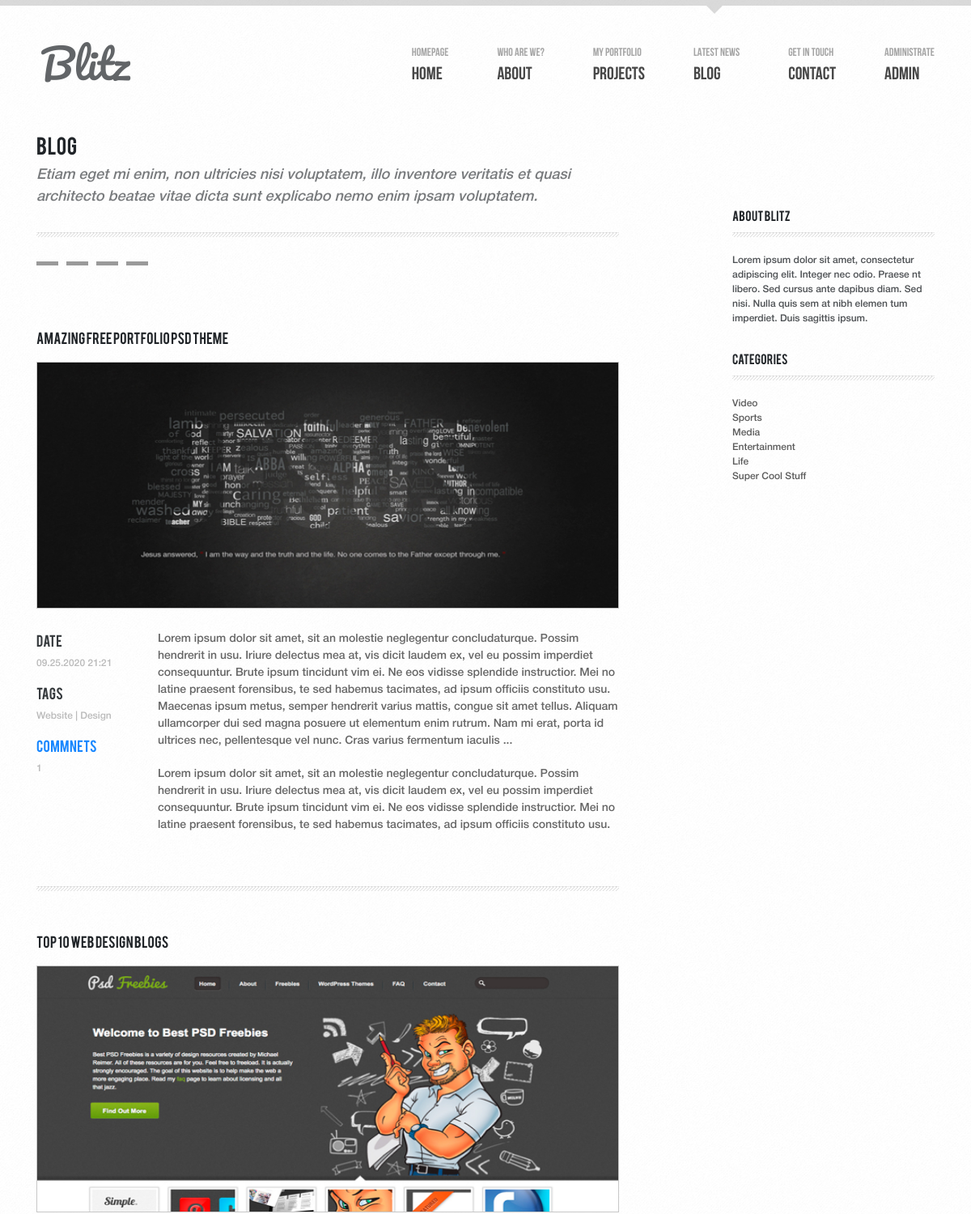
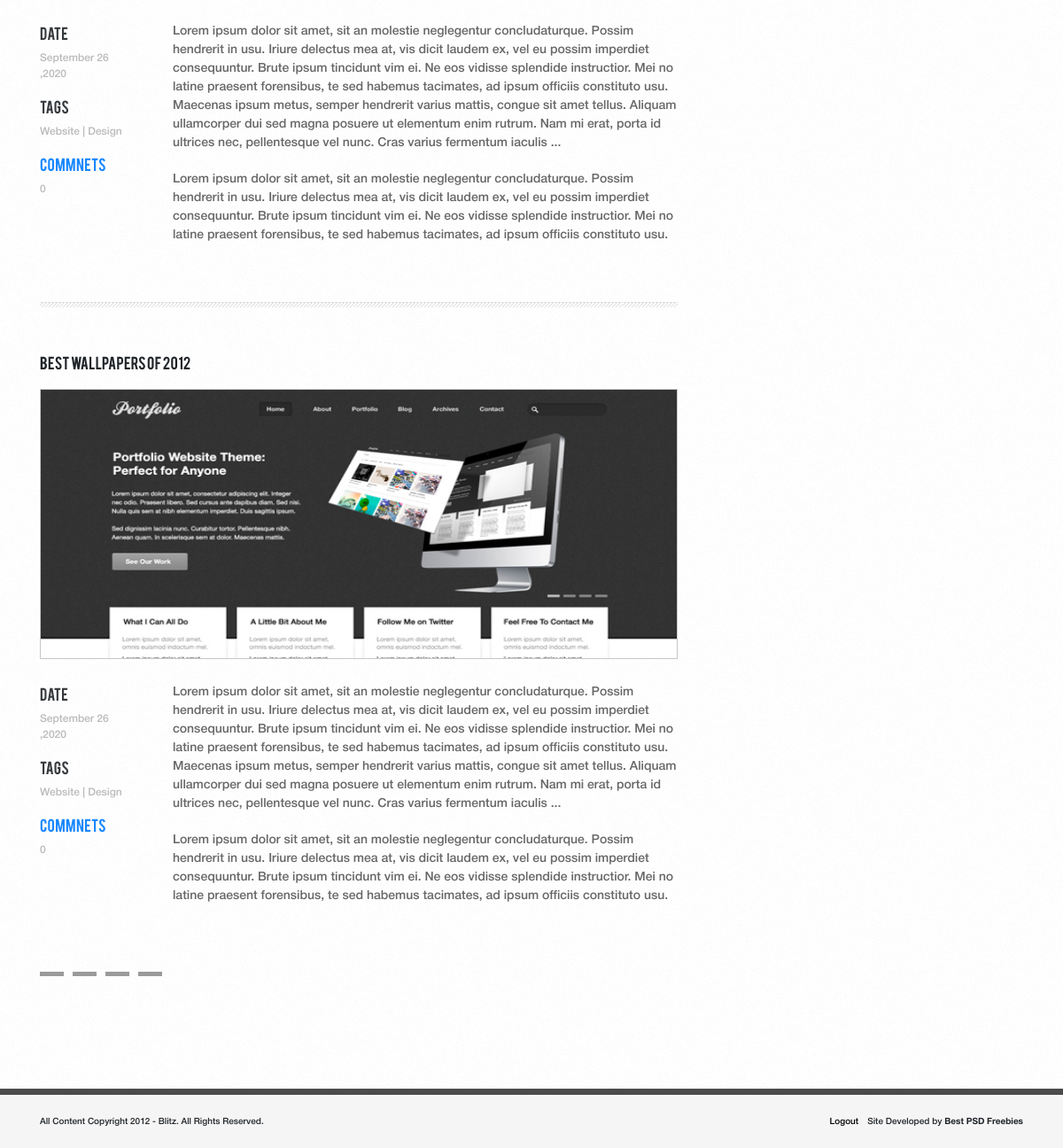
/blog&p=2 (signed in), run on the app's committed database (2 pictures, top to bottom).
### models.py (models this page shows, shortened)
class Posts(db.Model):
    id = db.Column(db.Integer, primary_key=True)
    title = db.Column(db.String(50), nullable=False)
    img_path = db.Column(db.String(100), default='../static/images/projects_img')
    date = db.Column(db.String(50), default=datetime.now().strftime("%B %d ,%Y"))
    tags = db.Column(db.String(50), nullable=False)
    text = db.Column(db.String(200), nullable=False)
    comments = db.relationship('Comments', uselist=False, backref='posts')

### view.py (the view)
@app.route('/blog&p=<int:page>')
def blog(page):
    posts = Posts.query.order_by(Posts.id).all()
    posts.reverse()
    i1 = page * 3 - 3
    i2 = page * 3
    posts = posts[i1:i2]
    count_pages = range(1, math.ceil(len(Posts.query.order_by(Posts.id).all()) / 3 + 1))
    def count_comms(id_post):
        comms = Comments.query.filter_by(id_post=id_post).all()
        return len(comms)
    return render_template('blog.html', posts=posts, count_comms=count_comms, count_pages=count_pages, page=page)

### templates/blog.html (shortened to what this page needs)
{% extends 'base.html' %}
{% block head %}
    <link rel="stylesheet" href="{{ url_for('static', filename='css/blog.css') }}">
    <link rel="stylesheet" href="{{ url_for('static', filename='css/media.css') }}">
{% endblock %}
{% block main %}
    <main class="main">
        <div class="container">
            <div class="blog-inner d-flex justify-content-between">
                <div class="main-of-blog">
                    <div class="blog-title">
                        <div class="title text-uppercase">Blog</div>
                        <div class="subtitle">
                            Etiam eget mi enim, non ultricies nisi voluptatem, illo inventore veritatis et quasi architecto beatae
                            vitae dicta sunt explicabo nemo enim ipsam voluptatem.
                        </div>
                        <hr class="line">
                    </div>
                    <section class="blog-content">
                        <div class="change-page-block mass1 d-flex">
                            {% for el in count_pages %}
                                <a href="/blog&p={{ el }}">
                                    <div class="btn-page" data-npage="{{ el }}"></div>
                                </a>
                            {% endfor %}
                        </div>
                        <div class="blog-items">
                            {% for el in posts %}
                            <div class="blog-item">
                                <div class="title text-uppercase">{{ el.title }}</div>
                                <img src="{{ el.img_path }}" alt="">
                                <div class="info d-flex">
                                    <div class="info-left">
                                        <div class="date">
                                            <div class="text text-uppercase">Date</div>
                                            <div class="value">{{ el.date }}</div>
                                        </div>
                                        <div class="tags">
                                            <div class="text text-uppercase">Tags</div>
                                            <div class="value">{{ el.tags }}</div>
                                        </div>
                                        <div class="comments">
                                            <a href="/blog/comments&id_post={{ el.id }}" class="text text-uppercase">Commnets</a>
                                            <div class="value">{{ count_comms(el.id) }}</div>
                                        </div>
                                    </div>
                                    <div class="info-right">
                                        <div class="text d-flex flex-wrap">{{ el.text }}</div>
                                        <div class="text">Lorem ipsum dolor sit amet, sit an molestie neglegentur concludaturque. Possim hendrerit in usu. Iriure delectus mea at, vis dicit laudem ex, vel eu possim imperdiet consequuntur. Brute ipsum tincidunt vim ei. Ne eos vidisse splendide instructior. Mei no latine praesent forensibus, te sed habemus tacimates, ad ipsum officiis constituto usu.</div>
                                    </div>
                                </div>
                                <hr class="line">
                            </div>
                            {% endfor %}
                        </div>
                        <div class="change-page-block mass2 d-flex">
                            {% for el in count_pages %}
                                <a href="/blog&p={{ el }}">
                                    <div class="btn-page" data-npage="{{ el }}"></div>
                                </a>
                            {% endfor %}
                        </div>
                    </section>
                </div>
                <aside class="aside">
                    <div class="about-blitz">
                        <div class="title text-uppercase">About blitz</div>
                        <hr class="line">
                        <div class="text">Lorem ipsum dolor sit amet, consectetur adipiscing elit. Integer nec odio. Praese nt libero. Sed cursus ante dapibus diam. Sed nisi. Nulla quis sem at nibh elemen tum imperdiet. Duis sagittis ipsum. </div>
                    </div>
                    <div class="categories">
                        <div class="title text-uppercase">Categories</div>
                        <hr class="line">
                        <div class="text">
                            <a href="#">Video</a>
                            <a href="#">Sports</a>
                            <a href="#">Media</a>
                            <a href="#">Entertainment</a>
                            <a href="#">Life</a>
                            <a href="#">Super Cool Stuff</a>
                        </div>
                    </div>
                </aside>
            </div>
        </div>
    </main>
{% endblock %}

### templates/base.html (shortened to what this page needs)
<!DOCTYPE html>
<html lang="en" style="position: relative">
    <head>
    <link rel="stylesheet" href="https://stackpath.bootstrapcdn.com/bootstrap/4.5.2/css/bootstrap.min.css">
    <link rel="stylesheet" href="{{ url_for('static', filename='css/fonts.css') }}">
    <link rel="stylesheet" href="{{ url_for('static', filename='css/footer.css') }}">
    {% block head %}{% endblock %}
    </head>
    <body style="position: relative">
        <header class="header">
                <div class="header-line"></div>
                <div class="container">
                    <div class="header-top row d-flex justify-content-between align-items-center">
                        <div class="logo">
                            <p>Blitz</p>
                        </div>
                        <div class="header-nav row d-flex pb-1">
                            <div class="nav-item text-uppercase px-xl-5 px-lg-5 px-sm-5 px-5" style="position: relative;">
                                <div class="suptitle">Homepage</div>
                                <a href="/home" class="nav-a text-decoration-none">Home</a>
                            </div>
                            <div class="nav-item px-xs-5 text-uppercase px-xl-5 px-lg-5 px-sm-5 px-5" style="position: relative;">
                                <div class="suptitle">Who are we?</div>
                                <a href="/about" class="nav-a text-decoration-none">About</a>
                            </div>
                            <div class="nav-item text-uppercase px-xl-5 px-lg-5 px-sm-5 px-4" style="position: relative;">
                                <div class="suptitle">My portfolio</div>
                                <a href="/projects" class="nav-a text-decoration-none">Projects</a>
                            </div>
                            <div class="nav-item text-uppercase px-xl-5 px-lg-5 px-sm-5 px-5" style="position: relative;">
                                <div class="suptitle">Latest news</div>
                                <a href="/blog&p=1" class="nav-a text-decoration-none">Blog</a>
                            </div>
                            <div class="nav-item text-uppercase px-xl-5 px-lg-5 px-sm-5 px-5" style="position: relative;">
                                <div class="suptitle">Get in touch</div>
                                <a href="/contact" class="nav-a text-decoration-none">Contact</a>
                            </div>
                            {% if current_user.has_role('admin') %}
                            <div class="nav-item text-uppercase px-xl-5 px-lg-5 px-sm-5 px-5" style="position: relative;">
                                <div class="suptitle">Administrate</div>
                                <a href="/admin" class="nav-a text-decoration-none">Admin</a>
                            </div>
                            {% endif %}
                        </div>
                    </div>
                </div>
        </header>
        {% block main %}{% endblock %}
        <footer class="footer">
            <hr class="footer-line">
            <div class="footer-text">
                <div class="container">
                    <div class="copyright float-left">All Content Copyright 2012 - Blitz. All Rights Reserved. </div>
                    <div class="developed float-right">Site Developed by <b>Best PSD Freebies</b></div>
                    {% if current_user.is_authenticated %}
                    <a href="logout" class="developed float-right">Logout</a>
                    {% else %}
                    <a href="login" class="developed float-right">Login</a>
                    {% endif %}
                </div>
            </div>
        </footer>
    </body>
</html>

### static/css/footer.css (style rules this page uses)
html { font-size: 10px; color: #474747; }
footer { width: 100%; position: absolute; top: 100%; padding-top: 8rem; }
.footer .footer-line { height: 0.6rem; background-color: #000; margin: 0; margin-top: 1rem; opacity: .7; }
.footer .footer-text { font-family: 'Helvetica Neue', serif; background-color: #f5f5f5; padding: 2.3rem 0 3.7rem 0; }
.footer .footer-text a { color: #000; font-family: 'Helvetica Neue', serif; padding-right: 1rem; }

### static/css/blog.css (style rules this page uses)
html { font-size: 10px; color: #474747; }
body { background: url('../images/body_bg1.jpg'); }
a { text-decoration: none; }
.header-line { width: 100%; height: 0.7rem; background-color: #474747; opacity: .2; }
.header-top { padding-top: 3.4rem; padding-bottom: 3.5rem; }
.logo { font-size: 5rem; font-family: 'Pocifico'; padding-left: 2rem; opacity: .7; }
.header-nav .suptitle { font-family: 'Bebas', sans-serif; font-weight: 700; font-size: 1.4rem; color: #a5a5a5; }
.active:after { content: ''; display: block; width: 2rem; height: 2rem; transform: rotate(0deg); opacity: .2; border: 10px solid transparent; border-top: 10px solid #474747; position: absolute; top: -4.8rem; left: 39%; }
.header-nav a { font-family: 'Bebas', sans-serif; font-weight: 700; font-size: 2.2rem; color: #474747; }
.line { height: 5px; background: url('../images/line.jpg'); }
.blog-title { width: 72rem; }
.blog-title .title { font-family: 'Bebas' ,serif; font-size: 2.4rem; padding-bottom: .6rem; }
.blog-title .subtitle { font-family: 'Helvetica Neue',serif; font-size: 1.8rem; font-style: italic; opacity: .6; font-weight: 400; padding-bottom: 2rem; }
.line { height: 5px; background-color: #000; opacity: .7; }
.blog-item { width: 72rem }
.blog-item .title { font-size: 1.6rem; font-family: 'Bebas', serif; padding: 4rem 0 1.8rem 0; }
.blog-item img { width: 72rem; height: 30.5rem; border: 1px solid #c7c7c7; }
.blog-item .info { padding: 2.7rem 0 5.5rem 0; }
.info-left { min-width: 10rem; }
.blog-item .info-left .text { font-size: 1.6rem; font-family: 'Bebas', serif; opacity: .9; }
.blog-item .info-left .value { font-family: 'Helvetica Neue', serif; color: #bababa; font-size: 1.2rem; padding: .8rem 0 1.5rem; }
.blog-item .info-right { font-family: 'Helvetica Neue', serif; font-size: 1.4rem; color: #414141; opacity: .8; padding-left: 5rem; }
.text:last-child { padding-top: 2rem; }
.change-page-block .btn-page { width: 2.7rem; height: 0.5rem; margin-right: 1rem; margin-bottom: 3.7rem; border-radius: 0; background-color: #9a9a9a; }
.change-page-block .btn-page:first-child { margin-top: 2rem; }
.aside { width: 25rem; padding-top: 8.54%; }
.aside .title { font-family: 'Bebas', serif; font-size: 1.4rem; }
.aside .text { font-family: 'Helvetica Neue', sans-serif; font-size: 1.2rem; opacity: .8; padding-top: 1rem; padding-bottom: 3rem; }
.aside .categories .text { display: flex; flex-direction: column; }
.aside .text a { font-family: 'Helvetica Neue', sans-serif; font-size: 1.2rem; color: #000; opacity: .8; text-decoration: none; }

### data on the page
Posts: title "AMAZING FREE PORTFOLIO PSD THEME", img_path (picture), date "09.25.2020 21:21", tags "Website | Design", count_comms "1", text "Lorem ipsum dolor sit amet, sit an molestie neglegentur concludaturque. Possim hendrerit in usu. Iriure delectus mea at, vis dicit laudem ex, vel eu possim imperdiet consequuntur. Brute ipsum tincidunt vim ei. Ne eos vidisse splendide instructior. Mei no latine praesent forensibus, te sed habemus tacimates, ad ipsum officiis constituto usu. Maecenas ipsum metus, semper hendrerit varius mattis, congue sit amet tellus. Aliquam ullamcorper dui sed magna posuere ut elementum enim rutrum. Nam mi erat, porta id ultrices nec, pellentesque vel nunc. Cras varius fermentum iaculis ..."
Posts: title "TOP 10 WEB DESIGN BLOGS", img_path (picture), date "September 26 ,2020", tags "Website | Design", count_comms "0", text "Lorem ipsum dolor sit amet, sit an molestie neglegentur concludaturque. Possim hendrerit in usu. Iriure delectus mea at, vis dicit laudem ex, vel eu possim imperdiet consequuntur. Brute ipsum tincidunt vim ei. Ne eos vidisse splendide instructior. Mei no latine praesent forensibus, te sed habemus tacimates, ad ipsum officiis constituto usu. Maecenas ipsum metus, semper hendrerit varius mattis, congue sit amet tellus. Aliquam ullamcorper dui sed magna posuere ut elementum enim rutrum. Nam mi erat, porta id ultrices nec, pellentesque vel nunc. Cras varius fermentum iaculis ..."
Posts: title "BEST WALLPAPERS OF 2012", img_path (picture), date "September 26 ,2020", tags "Website | Design", count_comms "0", text "Lorem ipsum dolor sit amet, sit an molestie neglegentur concludaturque. Possim hendrerit in usu. Iriure delectus mea at, vis dicit laudem ex, vel eu possim imperdiet consequuntur. Brute ipsum tincidunt vim ei. Ne eos vidisse splendide instructior. Mei no latine praesent forensibus, te sed habemus tacimates, ad ipsum officiis constituto usu. Maecenas ipsum metus, semper hendrerit varius mattis, congue sit amet tellus. Aliquam ullamcorper dui sed magna posuere ut elementum enim rutrum. Nam mi erat, porta id ultrices nec, pellentesque vel nunc. Cras varius fermentum iaculis ..."
